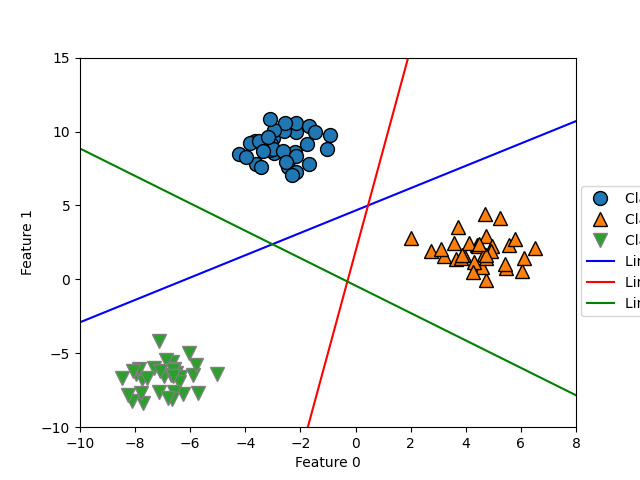

Write Python code to recreate this figure.
import matplotlib.pyplot as plt
import mglearn
import numpy as np
from sklearn.datasets import make_blobs
from sklearn.svm import LinearSVC


def execute():
    X, y = make_blobs(random_state=42)
    linear_svm = LinearSVC().fit(X, y)
    print("Coefficient shape: ", linear_svm.coef_.shape)
    print("Intercept shape: ", linear_svm.intercept_.shape)

    fig = plt.figure()
    mglearn.discrete_scatter(X[:, 0], X[:, 1], y)
    line = np.linspace(-15, 15)
    for coef, intercept, color in zip(linear_svm.coef_, linear_svm.intercept_, ['b', 'r', 'g']):
        plt.plot(line, -(line * coef[0] + intercept) / coef[1], c=color)

    plt.ylim(-10, 15)
    plt.xlim(-10, 8)
    plt.xlabel("Feature 0")
    plt.ylabel("Feature 1")
    plt.legend(["Class 0", "Class 1", "Class 2", "Line class 0", "Line class 1", "Line class 2"], loc=(1.01, 0.3))
    fig.savefig("clf/multi_clf.png")
